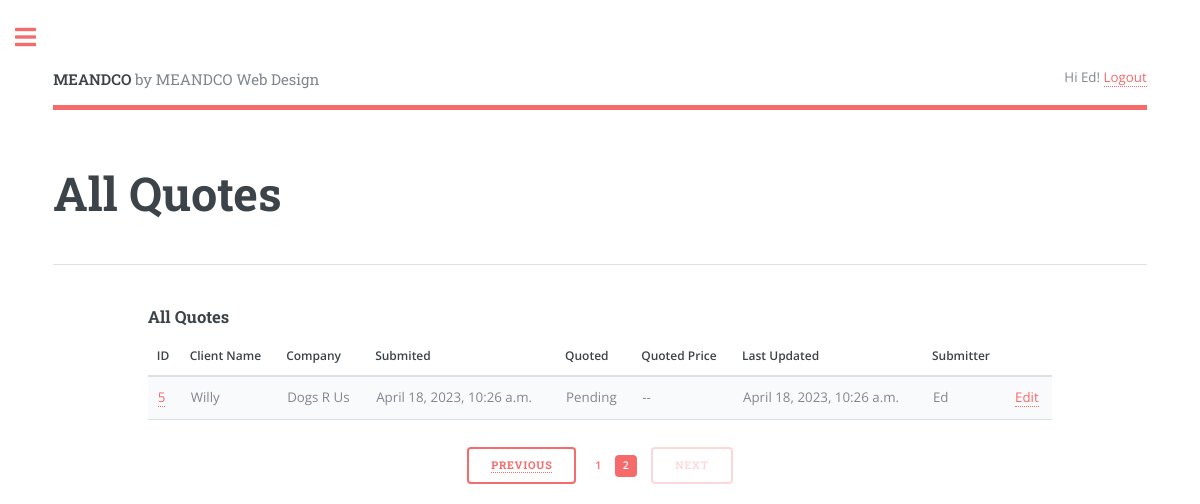
The page /quotes/?page=2 (signed in) on the database as committed earlier.
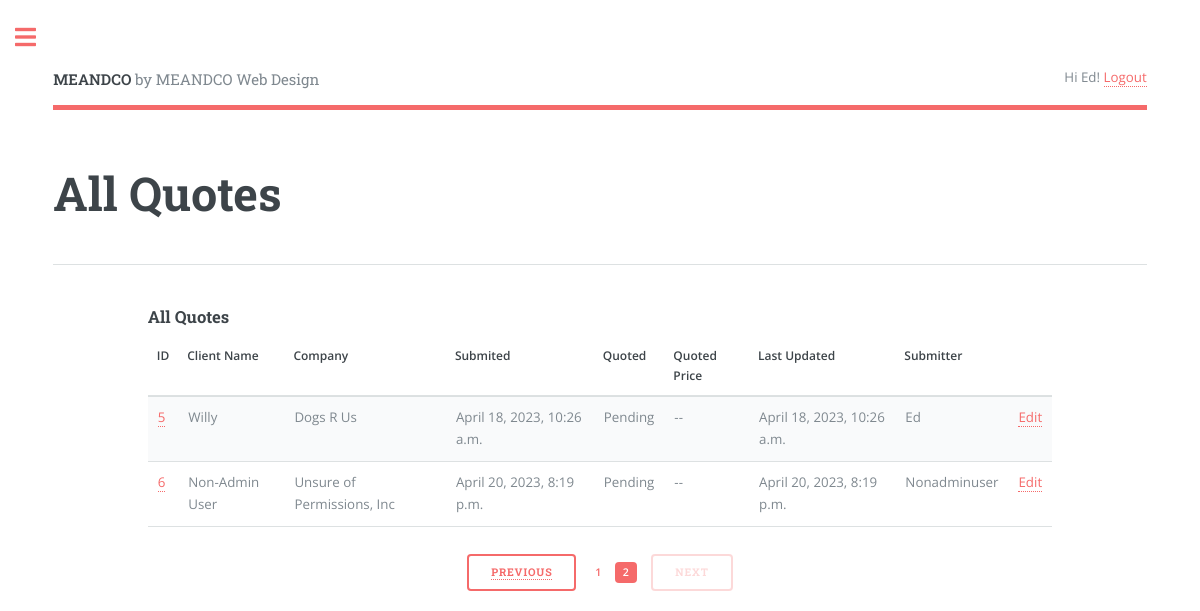
The same page on the database as committed later.
### quote/models.py (models this page shows, shortened)
class Quote(models.Model):
    class Status(models.TextChoices):
        PENDING = 'Pending'
        REVIEWING = 'Reviewing'
        APPROVED = 'Approved'
    class Priority(models.TextChoices):
        URGENT  = 'UG', _('Urgent - 1 to week or less')
        NORMAL  = 'NM', _('Normal - 2 to 4 weeks')
        LOW     = 'LW', _('Low - Still Researching')
    name = models.CharField(max_length=250)
    requester = models.ForeignKey(User,
                                  on_delete=models.CASCADE, related_name='quotes')
    position = models.CharField(max_length=250, null=True,
                                blank=True)
    company = models.CharField(max_length=250, null=True,
                               blank=True)
    address = models.CharField(max_length=250, null=True,
                               blank=True)
    phone = models.CharField(max_length=30)
    email = models.EmailField(max_length=250)
    web_address = models.CharField(max_length=250, null=True,
                                   blank=True)
    description = models.TextField()
    created = models.DateTimeField(auto_now_add=True)
    updated = models.DateTimeField(auto_now=True)
    stat = models.CharField(max_length=20,
                              choices=Status.choices,
                              default=Status.PENDING)
    priority = models.CharField(max_length=2,
                                choices=Priority.choices,
                                default=Priority.NORMAL)
    quoted_price = models.DecimalField(max_digits=250,decimal_places=2,
                                    null=True, blank=True)
    jobfile = models.FileField(upload_to="jobfiles/", null=True, blank=True)
    class Meta:
        ordering = ['created']
        indexes = [
            models.Index(fields=['created'])
        ]

### quote/views.py (the view)
# urls.py: path('quotes/', views.quotes_list, name='quotes_list'),
@login_required(login_url='login')
def quotes_list(request):
    if request.user.is_superuser or is_in_testing_group(request):
        quotes = Quote.objects.all()
    else:
        quotes =  Quote.objects.filter(requester=request.user)
    paginator = Paginator(quotes, 4)
    page_number = request.GET.get('page', 1)
    page_range = paginator.get_elided_page_range(number=page_number)
    try:
        quotes = paginator.page(page_number)
    except PageNotAnInteger:
        quotes = paginator.page(1)
    except EmptyPage:
        quotes = paginator.page(paginator.num_pages)
    context = {'quotes':quotes,'quotes':quotes}
    return render(request, 'quote/quotes_list.html', context)

### quote/templates/quote/quotes_list.html (shortened to what this page needs)
{% extends "base.html" %}
{% block header %}All Quotes{% endblock %}
{% block content %}
  <h3>All Quotes</h3>
  {% load quote_extras %}
    <div class="table-wrapper">
        <table>
            <thead>
            <tr>
                <th>ID</th>
                <th>Client Name</th>
                <th>Company</th>
                <th>Submited</th>
                <th>Quoted</th>
                <th>Quoted Price</th>
                <th>Last Updated</th>
                <th>Submitter</th>
                {% if request.user.is_superuser or user.get_username == "sampleadminuser" or request.user|is_in_testing_group %}<th></th>{% endif %}
            </tr>
            </thead>
            <tbody>
            {% if quotes %}
            {% for q in quotes %}
                <tr>
                    <td><a href="{% url 'quote_detail' q.id %}">{{ q.id }}</a></td>
                    <td>{{ q.name }}</td>
                    <td>{{ q.company }} </td>
                    <td>{{ q.created }}</td>
                    <td>{{ q.stat }}</td>
                    <td>{% if q.quoted_price  %}{{ q.quoted_price }} {% else %}--{% endif %}</td>
                    <td>{{ q.updated }}</td>
                    <td>{{ q.requester | title }}</td>
                    {% if request.user.is_superuser or user.get_username == "sampleadminuser" or request.user|is_in_testing_group %}<td><a href="{% url 'quote_edit' q.id %}">Edit</a></td>{% endif %}
                </tr>
            {% endfor %}
            {% endif %}
          </tbody>
        </table>
        {% if quotes %}{% include 'pagination.html' with page=quotes %}{% endif %}
     </div>
{% endblock %}

### quote/templates/base.html (shortened to what this page needs)
{% load static %}
<!DOCTYPE html>
<html lang="en">
<head>
    <link href="{% static 'assets/css/main.css' %}" rel="stylesheet">
    <link rel="stylesheet" href="{% static 'assets/css/fontawesome-all.min.css' %}" />
</head>
<body>
    <body class="is-preload">
        <div id="wrapper">
            <div id="main">
              <div class="inner">
                  <header id="header">
                    <a href="{% url 'home' %}" class="logo"><strong>MEANDCO</strong> by MEANDCO Web Design</a>
                    <ul class="icons">
                      {% if request.user.is_authenticated %}
                      Hi {{ request.user.first_name|default:request.user.username|title }}! <a href="{% url 'logout' %}">Logout</a>
                      {% else %}
                      Not logged in. <a href="{% url 'login' %}">Log-in</a>
                      {% endif %}
                    </ul>
                  </header>
                  <section>
                    <header class="main">
                      <h1>{% block header %}{% endblock header %}</h1>
                    </header>
                    <hr class="major" />
                      <div class="row gtr-200">
                        <div class="col-1 col-12-medium">
                        </div>
                          <div class="col-10 col-12-medium">
                          {% block content %}
                          {% endblock %}
                        </div>
                      </div>
                  </section>
              </div>
            </div>
        </div>
</body>
</html>

### quote/templates/pagination.html (shortened to what this page needs)
<span style="text-align: center;">
{% if page.has_other_pages %}
<ul class="pagination">
{% if page.has_previous %}
  <li><span class="button"><a href="?page={{ page.previous_page_number }}">Previous</span></a>
{% else %}
<li><span class="button disabled">Previous</span></li>
{% endif %}
{% for i in page_range|default_if_none:page.paginator.get_elided_page_range %}
{% if page.number == i %}
<li><a href="?page={{ i }}" class="page active">{{ i }}</a></li>
{% else %}
  {% if i == page.paginator.ELLIPSIS %}
    <li><span>{{ i }}</span></li>
  {% else %}
    <li><a href="?page={{ i }}" class="page">{{ i }}</a></li>
  {% endif %}
{% endif %}
{% endfor %}
{% if page.has_next %}
  {% comment %} <a href="?page={{ page.next_page_number }}">Next</a> {% endcomment %}
  <li><a href="?page={{ page.next_page_number }}" class="button">Next</a></li>
{% else %}
<li><span class="button disabled">Next</span></li>
{% endif %}
</ul>
{% endif %}
</span>

Rows that differ between the two databases and show on the page:
added Quote: id "6", name "Non-Admin User", company "Unsure of Permissions, Inc", created "April 20, 2023, 8:19 p.m.", stat "Pending", updated "April 20, 2023, 8:19 p.m.", requester "Nonadminuser"
